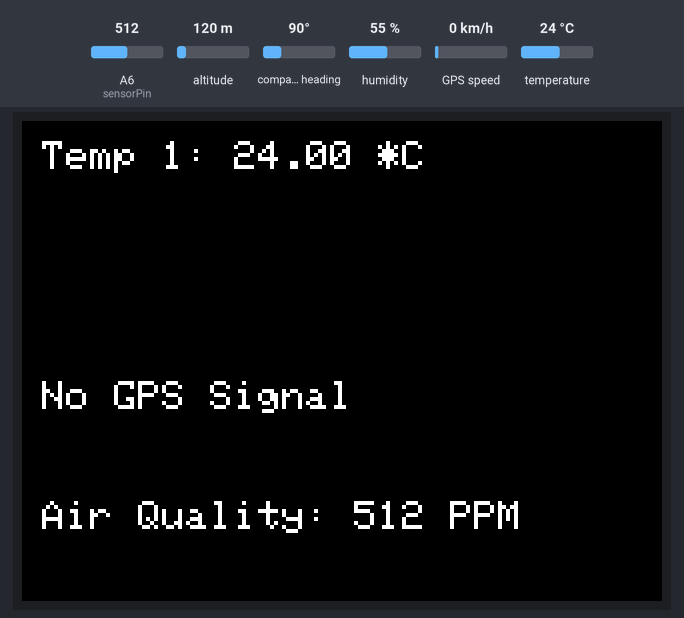
Bench run of a sketch on a simulated Arduino Mega 2560, built with avr-gcc and run on an emulated ATmega2560. Parts: 320×240 colour display. The inputs (shaded band) are chosen by the test bench; at power-on: temperature 24 °C, A6 (sensorPin) = 512, altitude 120 m, compass heading 90°, humidity 55 %, GPS speed 0 km/h. The GPS gets a fix after 3 s at 37.7749, -122.4194 with 8 satellites; what the sketch prints to the serial monitor is not drawn.

Above: at 1.4 s.
1.5 s: temperature set to 12 °C
At 3.3 s:
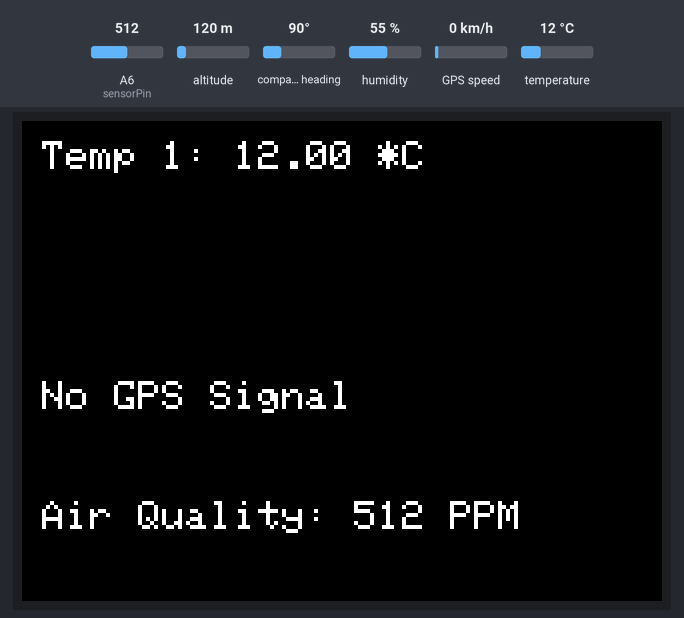
7.8 s: A6 (sensorPin) set to 716
At 9.6 s:
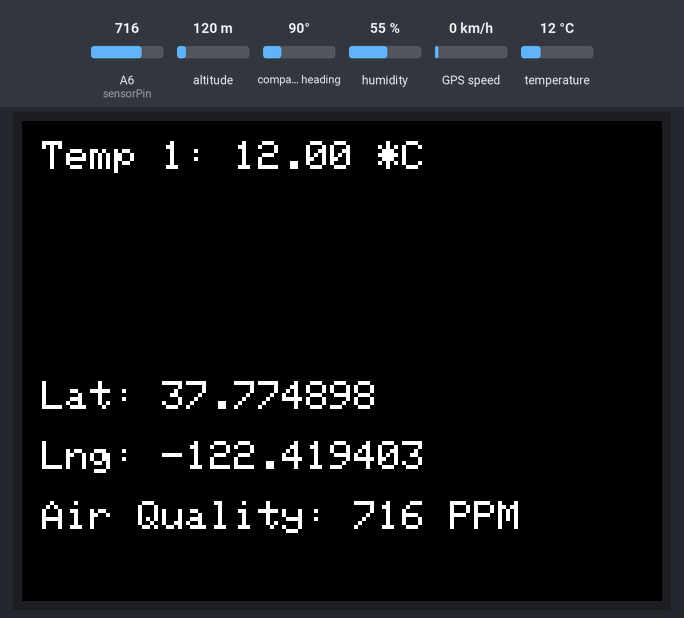
12.4 s: temperature set to 19 °C
16.7 s: A6 (sensorPin) set to 992
At 18.0 s:
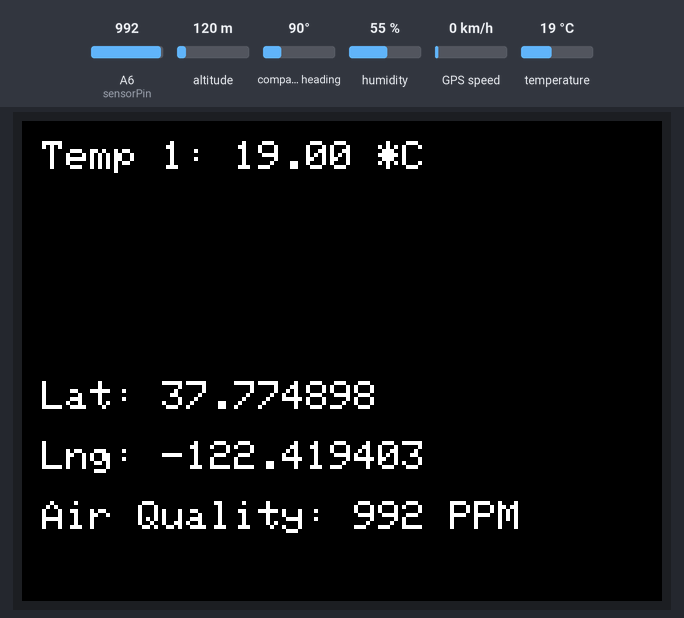
21.0 s: temperature set to 28 °C
At 22.2 s:
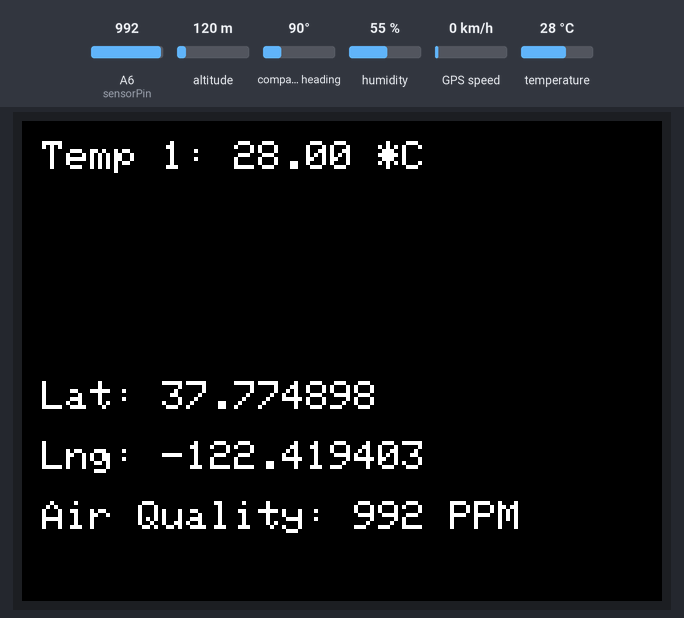
25.3 s: A6 (sensorPin) set to 306
At 26.4 s:
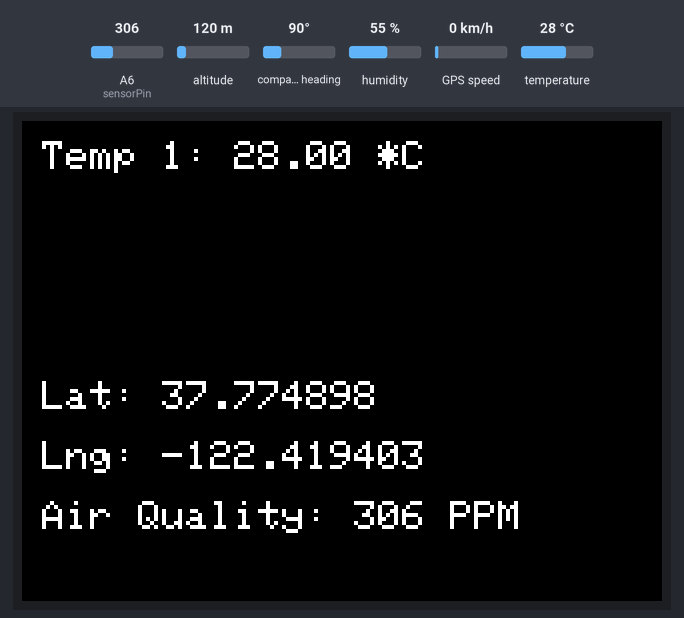
Timing chart, 0 to 28.3 s (numbered marks = the images above; inputs shaded):
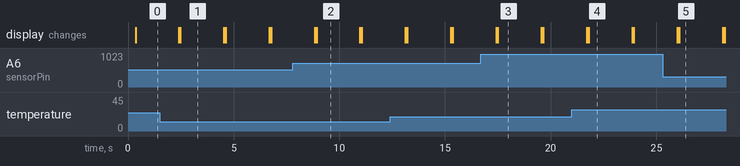

The sketch:

EPIP_0.ino
```cpp
#include <MCUFRIEND_kbv.h>
#include <DHT.h>
#include <TinyGPS++.h>

#define DHTPIN1 22     // Pin connected to the first DHT11 sensor
#define DHTTYPE DHT11  // DHT 11

MCUFRIEND_kbv tft;
DHT dht1(DHTPIN1, DHTTYPE);
TinyGPSPlus gps;

int sensorPin = A6; // Pin connected to the MQ135 sensor's analog output
int sensorValue = 0; // Variable to store the sensor value

void setup() {
  Serial.begin(9600);
  Serial1.begin(9600); // Use Serial1 for GPS
  pinMode(sensorPin, INPUT); // Set the sensor pin as input
  dht1.begin();
  tft.begin(tft.readID());
  tft.setRotation(1); // Adjust rotation as needed
  tft.fillScreen(0x0000); // Clear screen with black color
  tft.setTextColor(0xFFFF); // Set text color to white
  tft.setTextSize(2); // Set text size
}

void loop() {
  while (Serial1.available() > 0) {
    gps.encode(Serial1.read());
  }

  float temperature1 = dht1.readTemperature(); // Read temperature from first sensor

  if (isnan(temperature1)) {
    Serial.println("Failed to read from DHT sensor!");
    tft.setCursor(10, 10);
    tft.print("Sensor error");
  } else {

    Serial.print("Temperature 1: ");
    Serial.print(temperature1);
    Serial.println(" *C");

    tft.fillScreen(0x0000); // Clear screen with black color
    tft.setCursor(10, 10);
    tft.print("Temp 1: ");
    tft.print(temperature1);
    tft.print(" *C");
  }
  Serial.print(gps.location.isUpdated()); //Remove !
  if (gps.location.isUpdated()) {
    Serial.print("Latitude: ");
    Serial.println(gps.location.lat(), 6);
    Serial.print("Longitude: ");
    Serial.println(gps.location.lng(), 6);

    tft.setCursor(10, 130);
    tft.print("Lat: ");
    tft.print(gps.location.lat(), 6);
    tft.setCursor(10, 160);
    tft.print("Lng: ");
    tft.print(gps.location.lng(), 6);
  }
  else{
    tft.setCursor(10, 130);
    tft.print("No GPS Signal");
  }
  sensorValue = analogRead(sensorPin); // Read the analog value from the sensor
  Serial.print("Air Quality: ");
  Serial.print(sensorValue); // Print the sensor value to the serial monitor
  Serial.println(" PPM"); // Print the unit (PPM - Parts Per Million)
  tft.setCursor(10, 190);
  tft.print("Air Quality: ");
  tft.print(sensorValue);
  tft.print(" PPM");


  delay(2000); // Wait for 2 seconds before the next reading
}
```

Measured:
- after the input at 7.8 s, the display: first differs from a run without the input after 1.1 s (image 2)
- after the input at 16.7 s, the display: first differs from a run without the input after 0.81 s (image 3)
- after the input at 21.0 s, the display: first differs from a run without the input after 0.80 s (image 4)
- after the input at 25.3 s, the display: first differs from a run without the input after 0.79 s (image 5)
- what the display in image 1 shows lasts 2.0 s, from 2.5 s to 4.5 s
